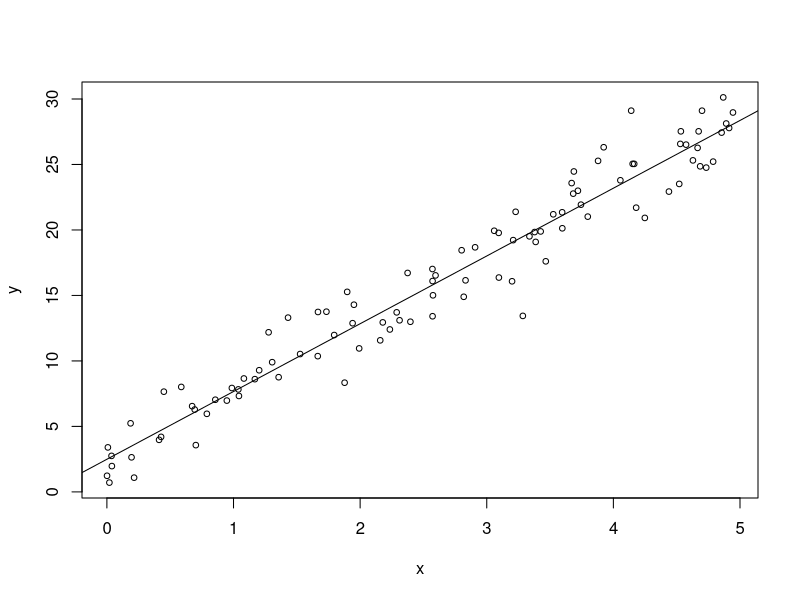
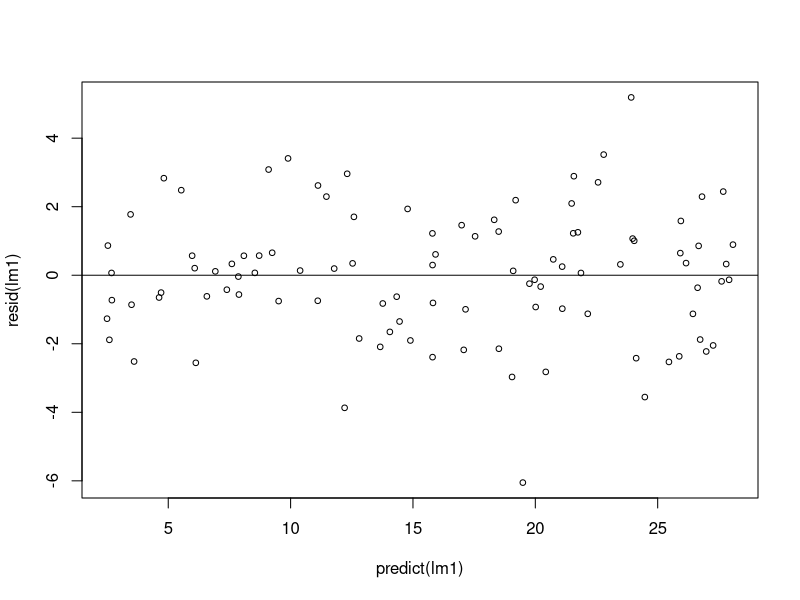
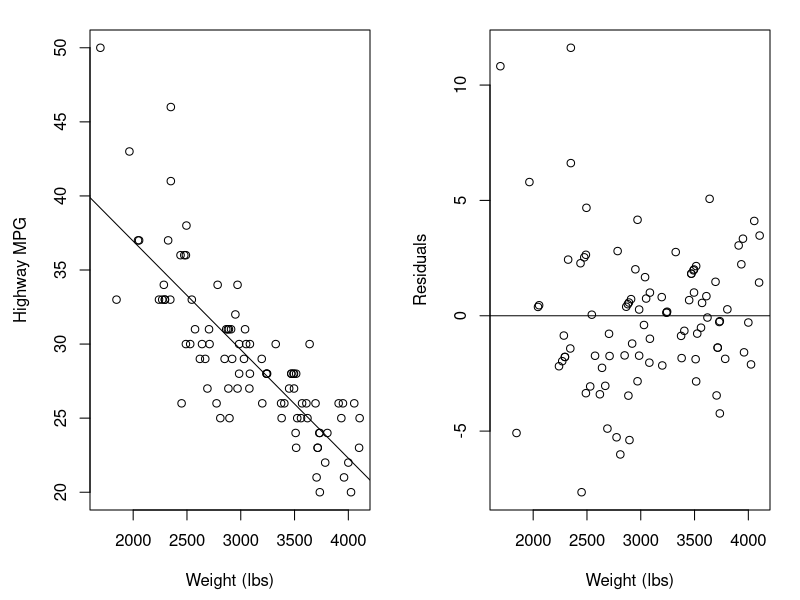
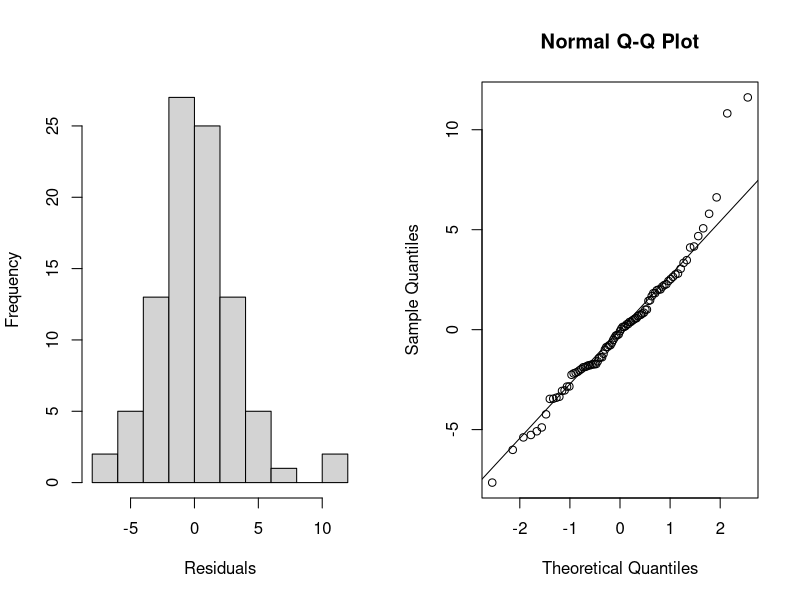
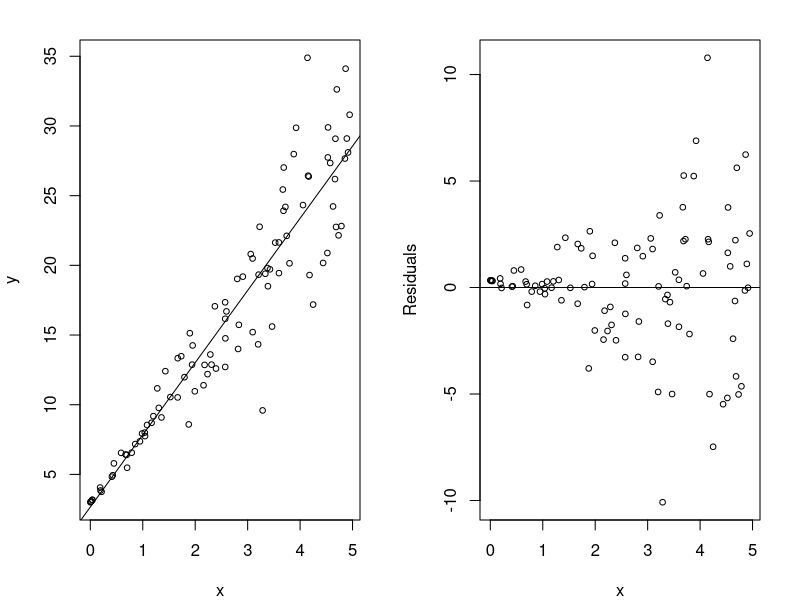
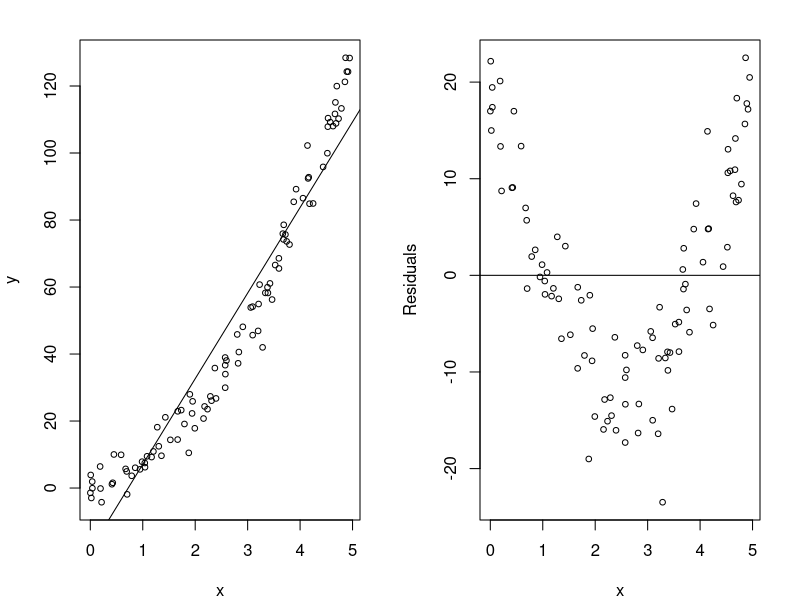

Recreate these plots in R, in order.
library(MASS)
lm1 <- lm(MPG.highway ~ Weight, data=Cars93)
summary(lm1)

pdf("figure/mpg_lmplots.pdf", width=7, height=3.5)
par(mfrow=c(1,2), mar=c(4.5, 4.5, 1.5, 1.5))
plot(Cars93$Weight, Cars93$MPG.highway, 
     xlab = "Weight (lbs)", ylab = "Highway MPG")
abline(lm1)
plot(Cars93$Weight, resid(lm1),
     xlab = "Weight (lbs)", ylab = "Residuals")
abline(h=0)
dev.off()

pdf("figure/cars_norm_resid.pdf", width=7, height=3.5)
par(mfrow=c(1,2))
hist(resid(lm1), xlab = "Residuals", main= "")
qqnorm(resid(lm1))
qqline(resid(lm1))
dev.off()


#-------------------------------------------
# linear
sim_1 = function(sample_size = 100) {
  x = runif(n = sample_size) * 5
  y = 3 + 5 * x + rnorm(n = sample_size, mean = 0, sd = 2)
  data.frame(x, y)
}

# non constant variance
sim_2 = function(sample_size = 100) {
  x = runif(n = sample_size) * 5
  y = 3 + 5 * x + rnorm(n = sample_size, mean = 0, sd = x)
  data.frame(x, y)
}

# non linear
sim_3 = function(sample_size = 100) {
  x = runif(n = sample_size) * 5
  y = 3 + 5 * x ^ 2 + rnorm(n = sample_size, mean = 0, sd = 5)
  data.frame(x, y)
}

set.seed(42)
sim_data_1 = sim_1()

plot(y ~ x, data = sim_data_1, cex=0.75)
lm1 = lm(y ~ x, data = sim_data_1)
abline(lm1)

plot(predict(lm1), resid(lm1), cex=0.75)
abline(h=0)
dev.off()


# residual plot nonconst var---------------------
set.seed(42)
sim_data_2 = sim_2()

pdf(file='figure/resid_var.pdf', width=6, height=3)
par(mfrow=c(1,2), mar=c(4,4,2,2))
plot(y ~ x, data = sim_data_2, cex=0.75)
lm2 = lm(y ~ x, data = sim_data_2)
abline(lm2)

plot(sim_data_2$x, resid(lm2), xlab='x', ylab='Residuals', cex=0.75)
abline(h=0)
dev.off()

# residual plot nonlin---------------------
set.seed(42)
sim_data_3 = sim_3()

pdf(file='figure/resid_nonlin.pdf', width=6, height=3)
par(mfrow=c(1,2), mar=c(4,4,2,2))
plot(y ~ x, data = sim_data_3, cex=0.75)
lm3 = lm(y ~ x, data = sim_data_3)
abline(lm3)

plot(sim_data_3$x, resid(lm3),  xlab='x', ylab='Residuals', cex=0.75)
abline(h=0)
dev.off()
